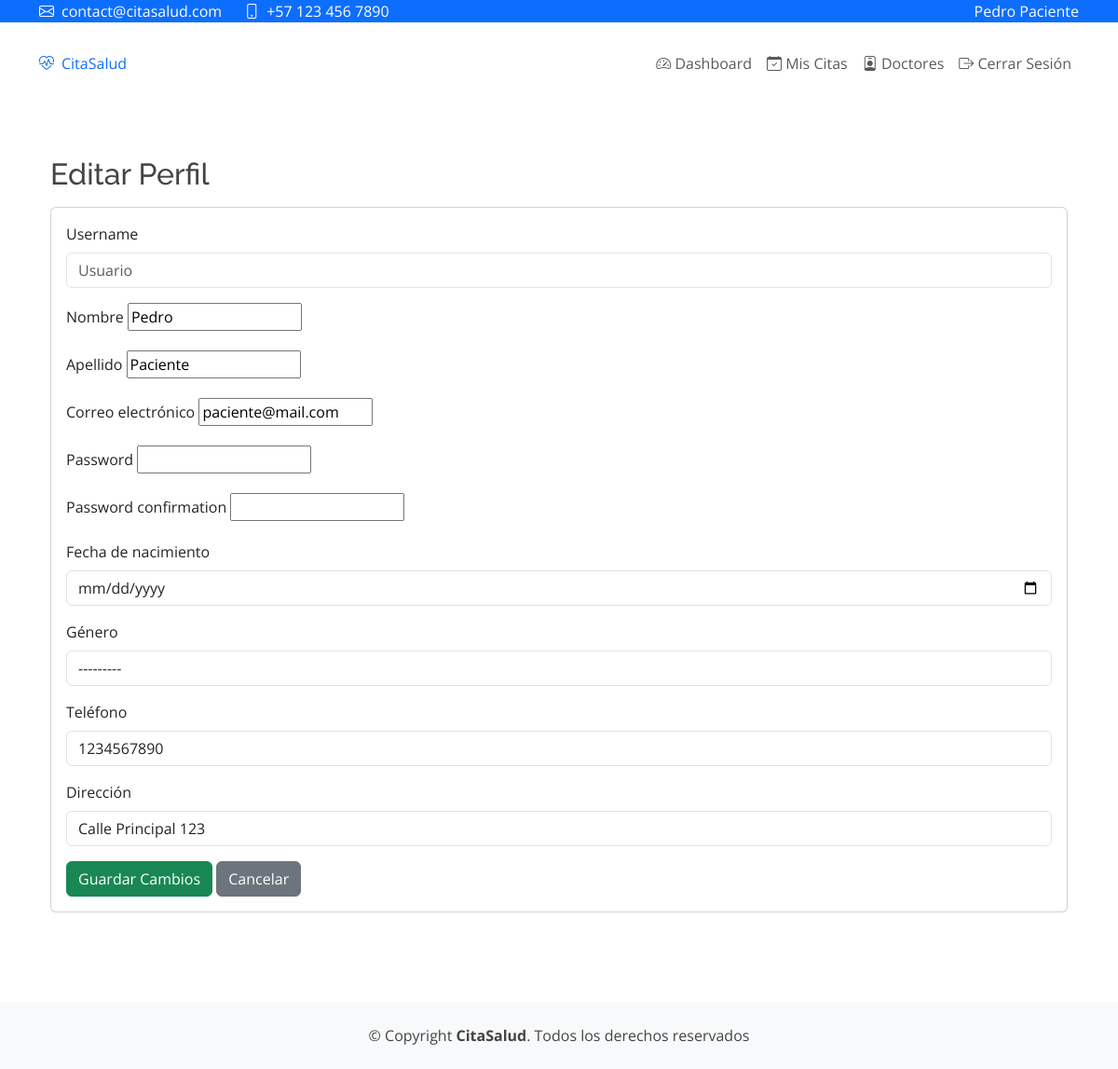
Screenshot of /dashboard/perfil/editar/ (signed in) with the database file from the repository.
### app_citas/models.py (models this page shows, shortened)
class Paciente(models.Model):
    usuario = models.OneToOneField(User, on_delete=models.CASCADE)
    fecha_nacimiento = models.DateField()
    genero = models.ForeignKey(Genero, on_delete=models.PROTECT)
    tipo_sangre = models.ForeignKey(TipoSangre, on_delete=models.PROTECT, null=True, blank=True)
    telefono = models.CharField(max_length=15)
    direccion = models.TextField()
    alergias = models.TextField(blank=True)
    antecedentes = models.TextField(blank=True)
    contacto_emergencia = models.CharField(max_length=100, blank=True)
    telefono_emergencia = models.CharField(max_length=15, blank=True)
    ocupacion = models.CharField(max_length=100, blank=True)
    estado_civil = models.CharField(max_length=20, choices=[
        ('S', 'Soltero'),
        ('C', 'Casado'),
        ('D', 'Divorciado'),
        ('V', 'Viudo'),
    ], blank=True)
    created_at = models.DateTimeField(auto_now_add=True)
    updated_at = models.DateTimeField(auto_now=True)

### app_citas/views.py (the view)
# urls.py: path('perfil/editar/', views.editar_perfil, name='editar_perfil'),
@login_required
def editar_perfil(request):
    user = request.user
    if hasattr(user, 'paciente'):
        perfil = user.paciente
        from .forms import RegistroForm
        if request.method == 'POST':
            form = RegistroForm(request.POST, instance=user)
            if form.is_valid():
                user.first_name = form.cleaned_data['first_name']
                user.last_name = form.cleaned_data['last_name']
                user.email = form.cleaned_data['email']
                user.save()
                perfil.telefono = form.cleaned_data['telefono']
                perfil.direccion = form.cleaned_data['direccion']
                perfil.save()
                messages.success(request, "Perfil actualizado correctamente.")
                return redirect('app_citas:perfil')
        else:
            initial = {
                'first_name': user.first_name,
                'last_name': user.last_name,
                'email': user.email,
                'telefono': perfil.telefono,
                'direccion': perfil.direccion,
            }
            form = RegistroForm(initial=initial)
        return render(request, 'app_citas/editar_perfil.html', {'form': form})
    messages.error(request, "Solo pacientes pueden editar su perfil en esta versión.")
    return redirect('app_citas:perfil')

### app_citas/models.py (called while the page is built)
    def __str__(self):
        return self.nombre

### templates/app_citas/editar_perfil.html (shortened to what this page needs)
{% extends 'base.html' %}
{% block content %}
<div class="container py-4">
    <h2>Editar Perfil</h2>
    <div class="card mt-3">
        <div class="card-body">
            <form method="post">
                {% for field in form %}
                <div class="mb-3">
                    <label for="{{ field.id_for_label }}" class="form-label">{{ field.label }}</label>
                    {{ field }}
                </div>
                {% endfor %}
                <button type="submit" class="btn btn-success">Guardar Cambios</button>
                <a href="{% url 'app_citas:perfil' %}" class="btn btn-secondary">Cancelar</a>
            </form>
        </div>
    </div>
</div>
{% endblock %}

### templates/base.html (shortened to what this page needs)
{% load static %}
<!DOCTYPE html>
<html lang="es">
<head>
    <link href="https://cdn.jsdelivr.net/npm/bootstrap@5.3.0/dist/css/bootstrap.min.css" rel="stylesheet">
    <link href="https://cdn.jsdelivr.net/npm/bootstrap-icons@1.10.0/font/bootstrap-icons.css" rel="stylesheet">
    <link href="{% static 'css/main.css' %}" rel="stylesheet">
</head>
<body>
    <div id="topbar" class="fixed-top bg-primary">
        <div class="container d-flex justify-content-between align-items-center">
            <div class="contact-info d-flex align-items-center text-white">
                <i class="bi bi-envelope me-2"></i> contact@citasalud.com
                <i class="bi bi-phone ms-4 me-2"></i> +57 123 456 7890
            </div>
            {% if user.is_authenticated %}
            <div class="d-flex align-items-center">
                <span class="text-white">{{ user.get_full_name|default:user.username }}</span>
            </div>
            {% endif %}
        </div>
    </div>
    <header id="header" class="fixed-top" style="margin-top: 40px;">
        <div class="container d-flex align-items-center justify-content-between">
            <a href="{% url 'app_citas:dashboard' %}" class="logo d-flex align-items-center">
                <i class="bi bi-heart-pulse text-primary me-2"></i>
                <span class="text-primary">CitaSalud</span>
            </a>
            <nav class="navbar navbar-expand-lg">
                <div class="collapse navbar-collapse" id="navbarNav">
                    <ul class="navbar-nav ms-auto">
                        {% if user.is_authenticated %}
                            <li class="nav-item">
                                <a class="nav-link" href="{% url 'app_citas:dashboard' %}">
                                    <i class="bi bi-speedometer2"></i> Dashboard
                                </a>
                            </li>
                            <li class="nav-item">
                                <a class="nav-link" href="{% url 'app_citas:lista_citas' %}">
                                    <i class="bi bi-calendar-check"></i> Mis Citas
                                </a>
                            </li>
                            <li class="nav-item">
                                <a class="nav-link" href="{% url 'app_citas:lista_doctores' %}">
                                    <i class="bi bi-person-badge"></i> Doctores
                                </a>
                            </li>
                            <li class="nav-item">
                                <a class="nav-link" href="{% url 'logout' %}">
                                    <i class="bi bi-box-arrow-right"></i> Cerrar Sesión
                                </a>
                            </li>
                        {% endif %}
                    </ul>
                </div>
            </nav>
        </div>
    </header>
    <main id="main" style="margin-top: 120px;">
        <div class="container py-4">
            {% block content %}{% endblock %}
        </div>
    </main>
    <footer id="footer" class="bg-light mt-5">
        <div class="container py-4">
            <div class="copyright text-center">
                &copy; Copyright <strong><span>CitaSalud</span></strong>. Todos los derechos reservados
            </div>
        </div>
    </footer>
</body>
</html>

### static/css/main.css (style rules this page uses)
:root { --primary-color: #1977cc; --secondary-color: #2c4964; --accent-color: #65c9cd; }
body { font-family: "Open Sans", sans-serif; color: #444444; }
a { color: var(--primary-color); text-decoration: none; }
h1, h2, h3, h4, h5, h6 { font-family: "Raleway", sans-serif; }

### rows the page displays
Paciente: form "---------" "1234567890" "Calle Principal 123"

### other values shown
{{ user.get_full_name|default:user.username }} "Pedro Paciente"
{{ field.label }} "Username" "Nombre" "Apellido" "Correo electrónico" "Password" "Password confirmation" "Fecha de nacimiento" "Género" "Teléfono" "Dirección"
